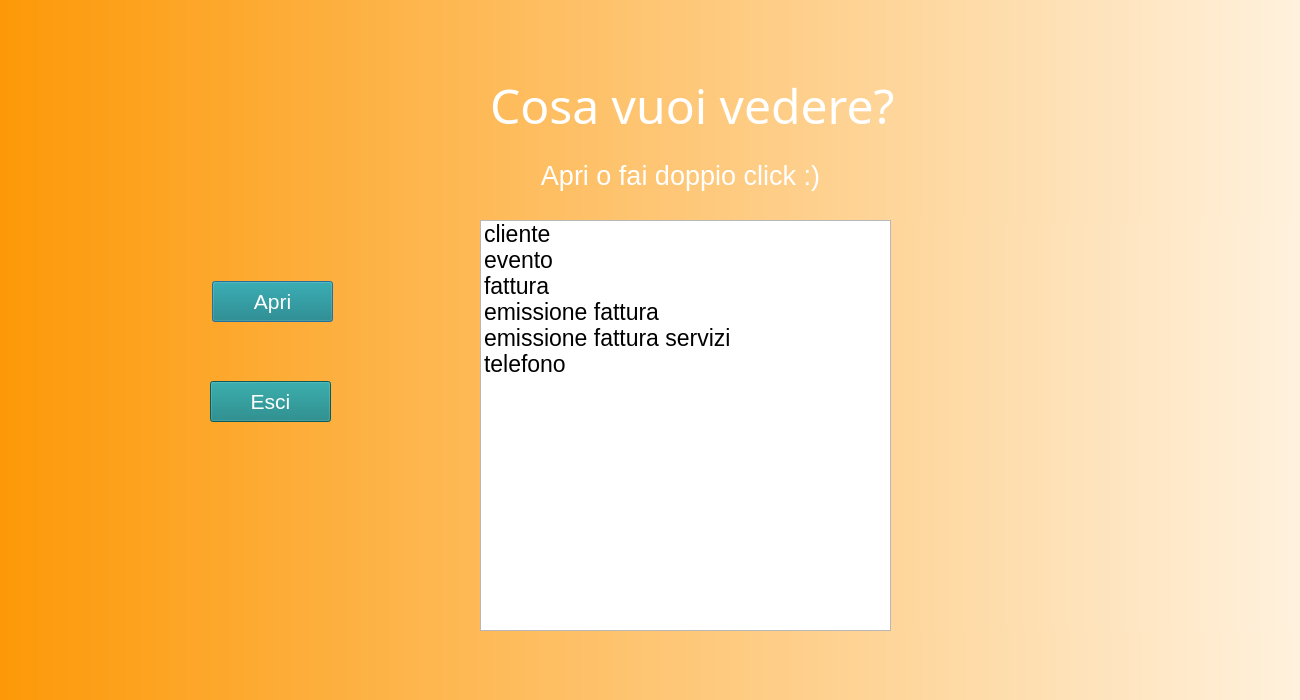
<?xml version="1.0" encoding="UTF-8"?>
<ui version="4.0">
 <class>Dialog</class>
 <widget class="QDialog" name="Dialog">
  <property name="geometry">
   <rect>
    <x>0</x>
    <y>0</y>
    <width>1300</width>
    <height>700</height>
   </rect>
  </property>
  <property name="windowTitle">
   <string>Dialog</string>
  </property>
  <widget class="QWidget" name="bgwidget" native="true">
   <property name="geometry">
    <rect>
     <x>0</x>
     <y>0</y>
     <width>1500</width>
     <height>800</height>
    </rect>
   </property>
   <property name="styleSheet">
    <string notr="true">QWidget#bgwidget{
	background-color: qlineargradient(spread:pad, x1:0, y1:0, x2:1, y2:0, stop:0 rgba(253, 153, 8, 255), stop:1 rgba(255, 255, 255, 255));

}</string>
   </property>
   <widget class="QLabel" name="image">
    <property name="enabled">
     <bool>true</bool>
    </property>
    <property name="geometry">
     <rect>
      <x>-200</x>
      <y>-270</y>
      <width>1800</width>
      <height>1300</height>
     </rect>
    </property>
    <property name="styleSheet">
     <string notr="true">border-radius:50%;
image: url(:/images/1.png);
</string>
    </property>
    <property name="text">
     <string/>
    </property>
    <property name="scaledContents">
     <bool>true</bool>
    </property>
   </widget>
   <widget class="QLabel" name="label">
    <property name="geometry">
     <rect>
      <x>490</x>
      <y>60</y>
      <width>441</width>
      <height>91</height>
     </rect>
    </property>
    <property name="font">
     <font>
      <family>Bangla MN</family>
      <pointsize>36</pointsize>
      <weight>50</weight>
      <italic>false</italic>
      <bold>false</bold>
     </font>
    </property>
    <property name="styleSheet">
     <string notr="true">font: 36pt;
background: transparent;
color: rgb(255,255,255);</string>
    </property>
    <property name="text">
     <string>Cosa vuoi vedere?</string>
    </property>
   </widget>
   <widget class="QPushButton" name="apri">
    <property name="geometry">
     <rect>
      <x>212</x>
      <y>281</y>
      <width>121</width>
      <height>41</height>
     </rect>
    </property>
    <property name="font">
     <font>
      <pointsize>16</pointsize>
     </font>
    </property>
    <property name="styleSheet">
     <string notr="true">color: rgb(255, 255, 255);
background-color: rgb(16, 128, 128);</string>
    </property>
    <property name="text">
     <string>Apri</string>
    </property>
   </widget>
   <widget class="QPushButton" name="esci">
    <property name="geometry">
     <rect>
      <x>210</x>
      <y>381</y>
      <width>121</width>
      <height>41</height>
     </rect>
    </property>
    <property name="font">
     <font>
      <pointsize>16</pointsize>
     </font>
    </property>
    <property name="styleSheet">
     <string notr="true">color: rgb(255, 255, 255);
background-color: rgb(16, 128, 128);</string>
    </property>
    <property name="text">
     <string>Esci</string>
    </property>
   </widget>
   <widget class="QListWidget" name="listWidget">
    <property name="geometry">
     <rect>
      <x>480</x>
      <y>220</y>
      <width>411</width>
      <height>411</height>
     </rect>
    </property>
    <property name="font">
     <font>
      <pointsize>17</pointsize>
     </font>
    </property>
    <item>
     <property name="text">
      <string>cliente</string>
     </property>
    </item>
    <item>
     <property name="text">
      <string>evento</string>
     </property>
    </item>
    <item>
     <property name="text">
      <string>fattura</string>
     </property>
    </item>
    <item>
     <property name="text">
      <string>emissione fattura</string>
     </property>
    </item>
    <item>
     <property name="text">
      <string>emissione fattura servizi</string>
     </property>
    </item>
    <item>
     <property name="text">
      <string>telefono</string>
     </property>
    </item>
   </widget>
   <widget class="QLabel" name="label_2">
    <property name="geometry">
     <rect>
      <x>500</x>
      <y>130</y>
      <width>361</width>
      <height>91</height>
     </rect>
    </property>
    <property name="font">
     <font>
      <pointsize>20</pointsize>
      <weight>50</weight>
      <italic>false</italic>
      <bold>false</bold>
     </font>
    </property>
    <property name="styleSheet">
     <string notr="true">font: 20pt;
background: transparent;
color: rgb(255,255,255);</string>
    </property>
    <property name="text">
     <string>Apri o fai doppio click :)</string>
    </property>
    <property name="alignment">
     <set>Qt::AlignCenter</set>
    </property>
   </widget>
  </widget>
 </widget>
 <resources>
  <include location="../source.qrc"/>
 </resources>
 <connections/>
</ui>
